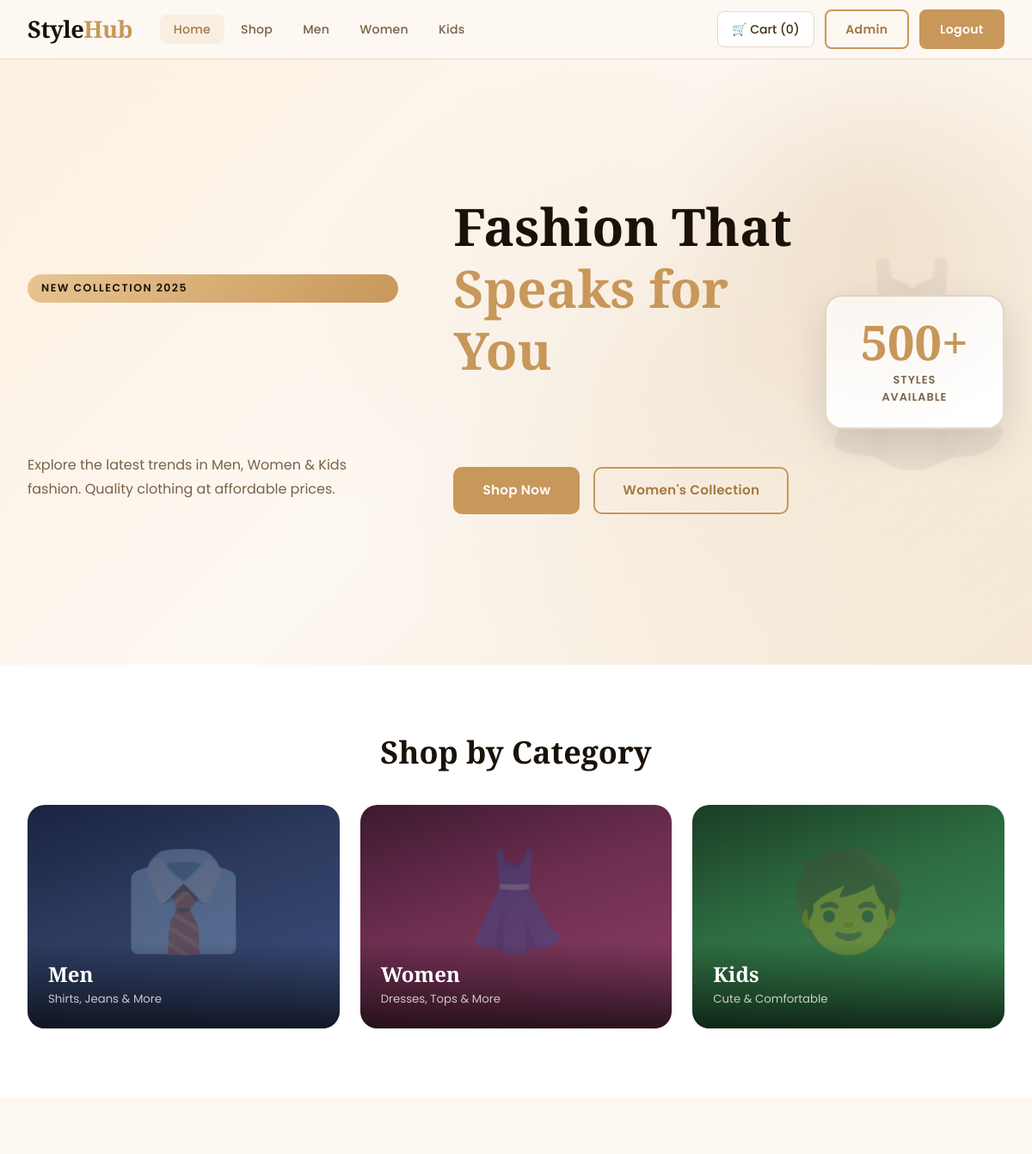
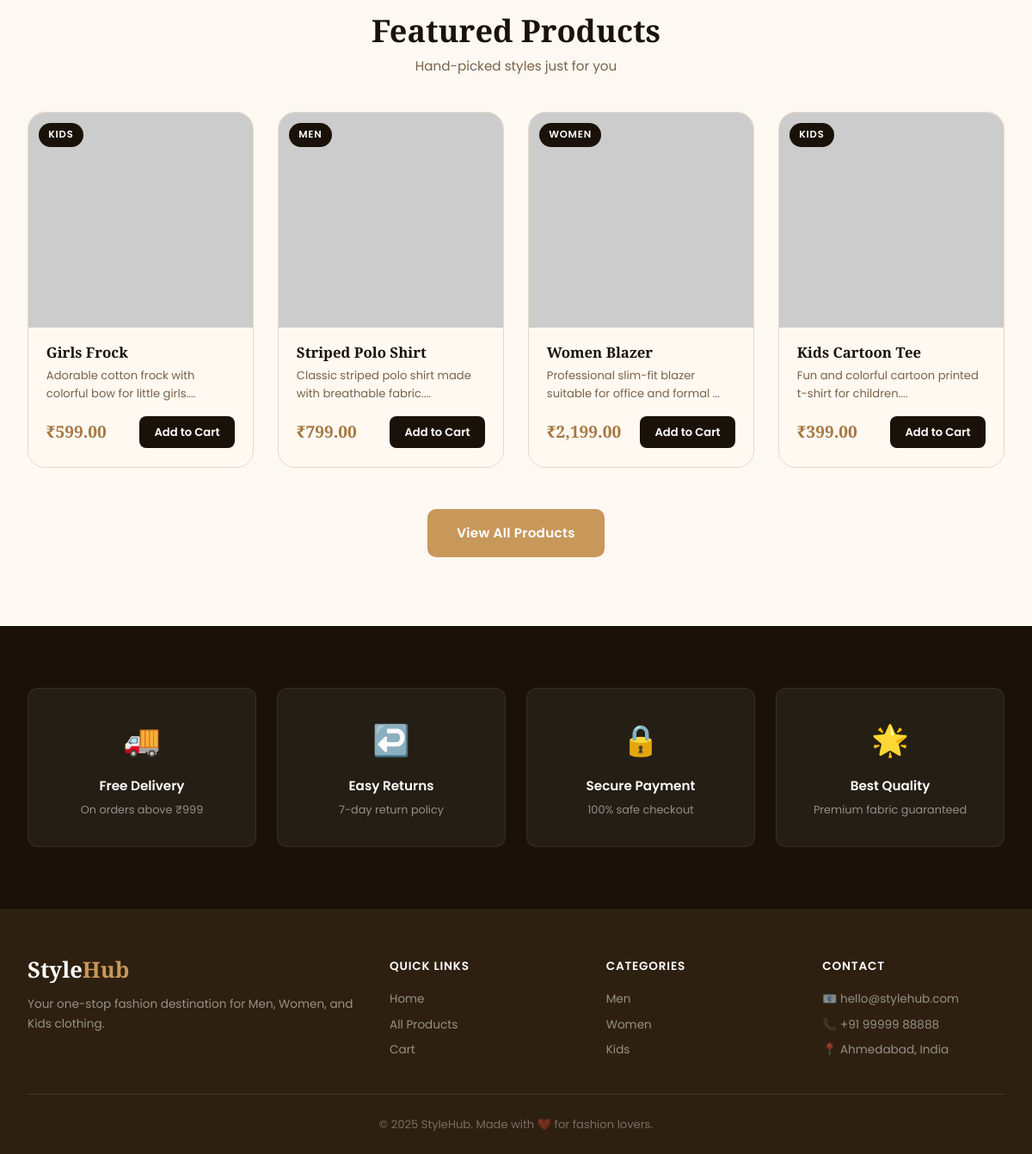
The page / (signed in) on the database its author committed (2 pictures, top to bottom).
### tables this page shows
CREATE TABLE products (
    id INT AUTO_INCREMENT PRIMARY KEY,
    name VARCHAR(150) NOT NULL,
    description TEXT,
    price DECIMAL(10,2) NOT NULL,
    category VARCHAR(50) NOT NULL,         
    image VARCHAR(255) DEFAULT 'placeholder.jpg',
    stock INT DEFAULT 10,
    created_at TIMESTAMP DEFAULT CURRENT_TIMESTAMP
);

### index.php (the view, shortened to what this page needs)
<?php
require_once 'config.php';
$result = mysqli_query($conn, "SELECT * FROM products ORDER BY id DESC LIMIT 4");
?>
<!DOCTYPE html>
<html lang="en">
<head>
    <link rel="stylesheet" href="style.css">
</head>
<body>
<nav class="navbar">
    <div class="nav-container">
        <a href="index.php" class="logo">Style<span>Hub</span></a>
        <ul class="nav-links">
            <li><a href="index.php" class="active">Home</a></li>
            <li><a href="products.php">Shop</a></li>
            <li><a href="products.php?category=Men">Men</a></li>
            <li><a href="products.php?category=Women">Women</a></li>
            <li><a href="products.php?category=Kids">Kids</a></li>
        </ul>
        <div class="nav-right">
            <?php if (isset($_SESSION['user_id'])): ?>
                <?php
                $cart_count_res = mysqli_prepare($conn, "SELECT SUM(quantity) as total FROM cart WHERE user_id = ?");
                mysqli_stmt_bind_param($cart_count_res, "i", $_SESSION['user_id']);
                mysqli_stmt_execute($cart_count_res);
                $cart_count = mysqli_fetch_assoc(mysqli_stmt_get_result($cart_count_res))['total'] ?? 0;
                ?>
                <a href="cart.php" class="btn-icon">🛒 Cart (<?= (int)$cart_count ?>)</a>
                <?php if ($_SESSION['is_admin']): ?>
                    <a href="admin.php" class="btn-outline">Admin</a>
                <?php endif; ?>
                <a href="logout.php" class="btn-primary">Logout</a>
            <?php else: ?>
                <a href="login.php" class="btn-outline">Login</a>
                <a href="register.php" class="btn-primary">Register</a>
            <?php endif; ?>
        </div>
    </div>
</nav>
<section class="hero">
    <div class="hero-content">
        <p class="hero-tag">New Collection 2025</p>
        <h1>Fashion That <br><span>Speaks for You</span></h1>
        <p class="hero-desc">Explore the latest trends in Men, Women & Kids fashion. Quality clothing at affordable prices.</p>
        <div class="hero-buttons">
            <a href="products.php" class="btn-primary large">Shop Now</a>
            <a href="products.php?category=Women" class="btn-outline large">Women's Collection</a>
        </div>
    </div>
    <div class="hero-image">
        <div class="hero-badge">
            <span class="badge-num">500+</span>
            <span class="badge-text">Styles Available</span>
        </div>
    </div>
</section>
<section class="categories">
    <div class="container">
        <h2 class="section-title">Shop by Category</h2>
        <div class="category-grid">
            <a href="products.php?category=Men" class="category-card men">
                <div class="cat-overlay">
                    <h3>Men</h3>
                    <p>Shirts, Jeans & More</p>
                </div>
            </a>
            <a href="products.php?category=Women" class="category-card women">
                <div class="cat-overlay">
                    <h3>Women</h3>
                    <p>Dresses, Tops & More</p>
                </div>
            </a>
            <a href="products.php?category=Kids" class="category-card kids">
                <div class="cat-overlay">
                    <h3>Kids</h3>
                    <p>Cute & Comfortable</p>
                </div>
            </a>
        </div>
    </div>
</section>
<section class="featured-products">
    <div class="container">
        <h2 class="section-title">Featured Products</h2>
        <p class="section-sub">Hand-picked styles just for you</p>
        <div class="product-grid">
            <?php while ($product = mysqli_fetch_assoc($result)): ?>
            <div class="product-card">
                <div class="product-img">
                    <img src="uploads/<?= htmlspecialchars($product['image']) ?>"
                         alt="<?= htmlspecialchars($product['name']) ?>"
                         onerror="this.src='https://placehold.co/300x380/f5e8d5/c8975a?text=No+Image'">
                    <span class="product-badge"><?= htmlspecialchars($product['category']) ?></span>
                </div>
                <div class="product-info">
                    <h3><?= htmlspecialchars($product['name']) ?></h3>
                    <p class="product-desc"><?= htmlspecialchars(substr($product['description'], 0, 60)) ?>...</p>
                    <div class="product-footer">
                        <span class="price"><?= CURRENCY . number_format($product['price'], 2) ?></span>
                        <?php if (isset($_SESSION['user_id'])): ?>
                            <a href="cart.php?action=add&id=<?= $product['id'] ?>" class="btn-cart">Add to Cart</a>
                        <?php else: ?>
                            <a href="login.php" class="btn-cart">Login to Buy</a>
                        <?php endif; ?>
                    </div>
                </div>
            </div>
            <?php endwhile; ?>
        </div>
        <div class="center-btn">
            <a href="products.php" class="btn-primary large">View All Products</a>
        </div>
    </div>
</section>
<section class="features">
    <div class="container">
        <div class="features-grid">
            <div class="feature-item">
                <div class="feature-icon">🚚</div>
                <h4>Free Delivery</h4>
                <p>On orders above ₹999</p>
            </div>
            <div class="feature-item">
                <div class="feature-icon">↩️</div>
                <h4>Easy Returns</h4>
                <p>7-day return policy</p>
            </div>
            <div class="feature-item">
                <div class="feature-icon">🔒</div>
                <h4>Secure Payment</h4>
                <p>100% safe checkout</p>
            </div>
            <div class="feature-item">
                <div class="feature-icon">🌟</div>
                <h4>Best Quality</h4>
                <p>Premium fabric guaranteed</p>
            </div>
        </div>
    </div>
</section>
<footer class="footer">
    <div class="container">
        <div class="footer-grid">
            <div class="footer-col">
                <h3 class="footer-logo">Style<span>Hub</span></h3>
                <p>Your one-stop fashion destination for Men, Women, and Kids clothing.</p>
            </div>
            <div class="footer-col">
                <h4>Quick Links</h4>
                <ul>
                    <li><a href="index.php">Home</a></li>
                    <li><a href="products.php">All Products</a></li>
                    <li><a href="cart.php">Cart</a></li>
                </ul>
            </div>
            <div class="footer-col">
                <h4>Categories</h4>
                <ul>
                    <li><a href="products.php?category=Men">Men</a></li>
                    <li><a href="products.php?category=Women">Women</a></li>
                    <li><a href="products.php?category=Kids">Kids</a></li>
                </ul>
            </div>
            <div class="footer-col">
                <h4>Contact</h4>
                <ul>
                    <li>📧 hello@stylehub.com</li>
                    <li>📞 +91 99999 88888</li>
                    <li>📍 Ahmedabad, India</li>
                </ul>
            </div>
        </div>
        <div class="footer-bottom">
            <p>&copy; 2025 StyleHub. Made with ❤️ for fashion lovers.</p>
        </div>
    </div>
</footer>
</body>
</html>

### rows shown on the page
products: category "KIDS", name "Girls Frock", description "Adorable cotton frock with colorful bow for little girls.", price "599.00"
products: category "MEN", name "Striped Polo Shirt", description "Classic striped polo shirt made with breathable fabric.", price "799.00"
products: category "WOMEN", name "Women Blazer", description "Professional slim-fit blazer suitable for office and formal", price "2,199.00"
products: category "KIDS", name "Kids Cartoon Tee", description "Fun and colorful cartoon printed t-shirt for children.", price "399.00"

### other values the page prints
$cart_count "0"
